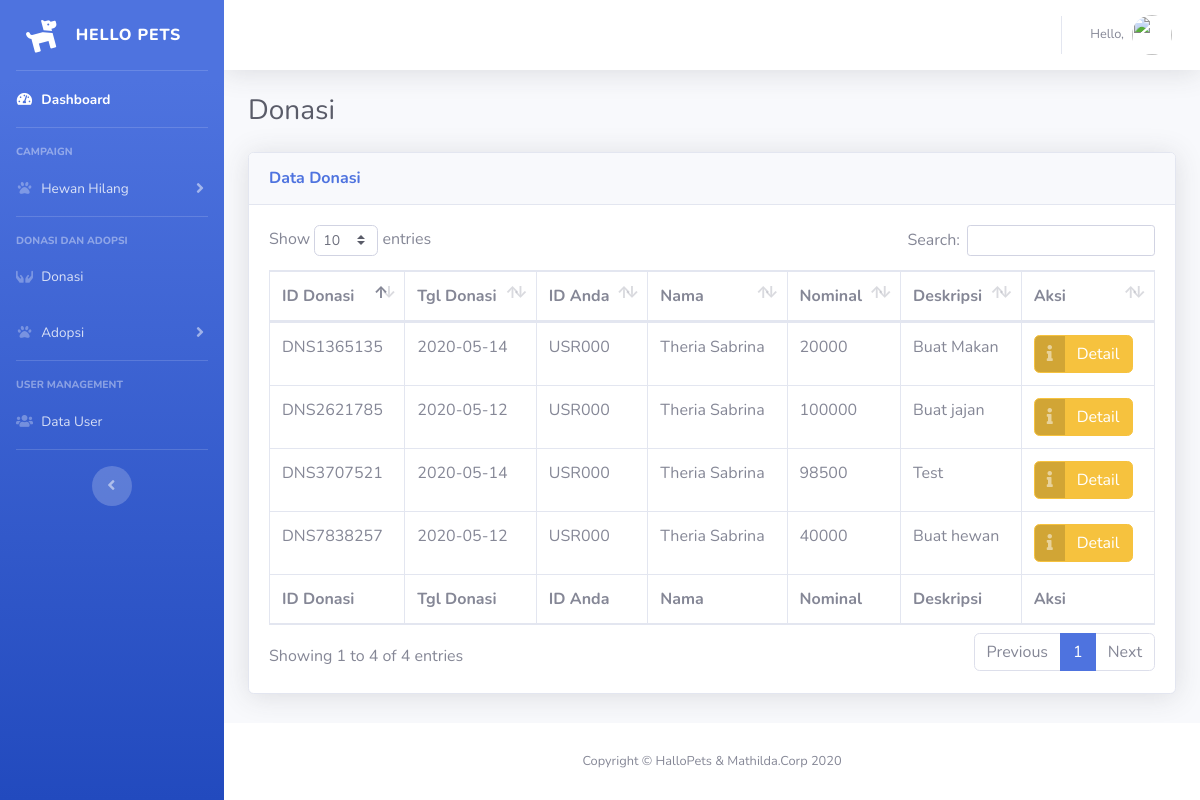
Screenshot of /admin/index.php?page=donasi (signed in) with the database file from the repository.
### tables this page shows
CREATE TABLE `donasi` (
  `id` varchar(10) NOT NULL,
  `id_user` varchar(6) NOT NULL,
  `nama` varchar(100) NOT NULL,
  `nominal` int(10) NOT NULL,
  `deskripsi` text NOT NULL,
  `tgl_donasi` date NOT NULL
);

### admin/functions.php (called while the page is built, shortened)
<?php
include "../db/db-connection.php";
function showDonasi($data){
	global $conn;
	if ($data == 'all') {
		$query 	= "SELECT * FROM donasi";
		$result	= mysqli_query($conn,$query);
		$rows	= [];
		while ($row = mysqli_fetch_assoc($result)) {
			$rows[] = $row;
		}
	}
	elseif ($data == 'jumlah') {
		$query 	= "SELECT * FROM donasi";
		$result	= mysqli_query($conn,$query);
		$rows	= mysqli_num_rows($result);
	}
	return $rows;
}
?>

### admin/donasi.php (the view, shortened to what this page needs)
<?php
$dataDonasi =	showDonasi('all');
?>
<div class="d-sm-flex align-items-center justify-content-between mb-4">
	<h1 class="h3 mb-0 text-gray-800">Donasi</h1>
</div>
<div class="card shadow mb-4">
 <div class="card-header py-3 d-flex flex-row align-items-center justify-content-between">
  <h6 class="m-0 font-weight-bold text-primary">Data Donasi</h6>
</div>
<div class="card-body">
  <div class="table-responsive">
   <table class="table table-bordered" id="dataTable" width="100%" cellspacing="0">
    <thead>
     <tr>
      <th>ID Donasi</th>
      <th>Tgl Donasi</th>
      <th>ID Anda</th>
      <th>Nama</th>
      <th>Nominal</th>
      <th>Deskripsi</th>
      <th>Aksi</th>
    </tr>
  </thead>
  <tfoot>
   <tr>
    <th>ID Donasi</th>
    <th>Tgl Donasi</th>
    <th>ID Anda</th>
    <th>Nama</th>
    <th>Nominal</th>
    <th>Deskripsi</th>
    <th>Aksi</th>
  </tr>
</tfoot>
<tbody>
  <?php foreach ($dataDonasi as $data_donasi) : ?>
   <tr>
    <td><?= $data_donasi['id']; ?></td>
    <td><?= $data_donasi['tgl_donasi']; ?></td>
    <td><?= $data_donasi['id_user']; ?></td>
    <td><?= $data_donasi['nama']; ?></td>
    <td><?= $data_donasi['nominal']; ?></td>
    <td><?= $data_donasi['deskripsi']; ?></td>
    <td>
     <a href="#" class="btn btn-warning btn-icon-split donasidetail"
     data-id ="<?= $data_donasi['id']; ?>"
     data-tgl ="<?= $data_donasi['tgl_donasi']; ?>"
     data-usrid ="<?= $data_donasi['id_user']; ?>"
     data-nama ="<?= $data_donasi['nama']; ?>"
     data-nominal ="<?= $data_donasi['nominal']; ?>"
     data-desk ="<?= $data_donasi['deskripsi']; ?>">
     <span class="icon text-white-50">
       <i class="fas fa-info"></i>
     </span>
     <span class="text">Detail</span>
   </a>
 </td>
</tr>
<?php endforeach; ?>
</tbody>
</table>
</div>
</div>
</div>

### rows the page displays
donasi: id "DNS1365135", tgl_donasi "2020-05-14", id_user "USR000", nama "Theria Sabrina", nominal "20000", deskripsi "Buat Makan"
donasi: id "DNS2621785", tgl_donasi "2020-05-12", id_user "USR000", nama "Theria Sabrina", nominal "100000", deskripsi "Buat jajan"
donasi: id "DNS3707521", tgl_donasi "2020-05-14", id_user "USR000", nama "Theria Sabrina", nominal "98500", deskripsi "Test"
donasi: id "DNS7838257", tgl_donasi "2020-05-12", id_user "USR000", nama "Theria Sabrina", nominal "40000", deskripsi "Buat hewan"
